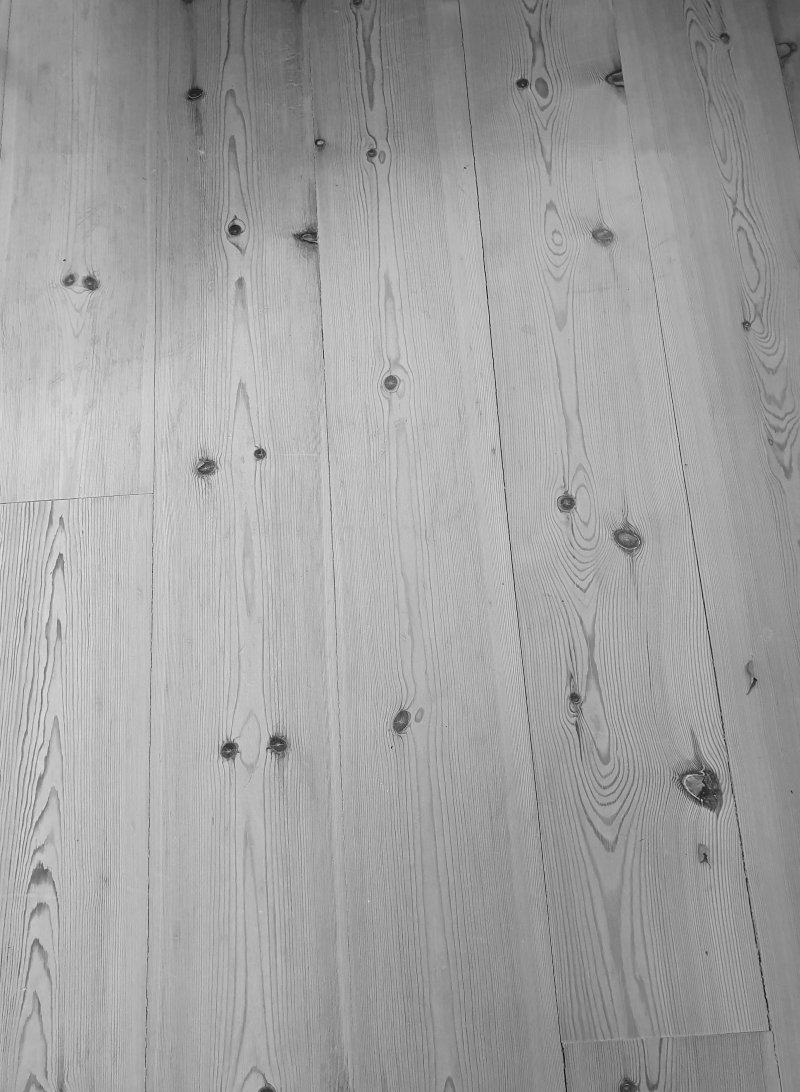
#> input picture exams/2021/spring/data/floorboards.png, 800 x 1092 px
$ python Exercise9+10.py
#> lines starting #> are read from the running program, lines starting #| are printed output that depends on the picture; after the words box and inside, x2 and y2 are one past the last pixel; in counts of white or black regions, pixels touching at a corner belong together
### Setup ###
import numpy as np
from skimage import io, segmentation, color, img_as_ubyte, measure
from skimage.color import rgb2gray
from skimage.filters.thresholding import threshold_otsu
from skimage.morphology import disk, closing, opening

in_dir = "data/"

### Q.9 ###
# Load photo floorboards.png from data folder
img = io.imread(in_dir + "floorboards.png")
#> img is the input picture: shape (1092, 800, 3); min 8, max 223, mean 161.4
img = img_as_ubyte(img)

# Apply a threshold of 100, so pixels below the threshold are set to foreground
# and the rest is set to background.
threshold = 100  # threshold_otsu(img)
print(f"Threshold value: {threshold}")
img_thresh = img < threshold
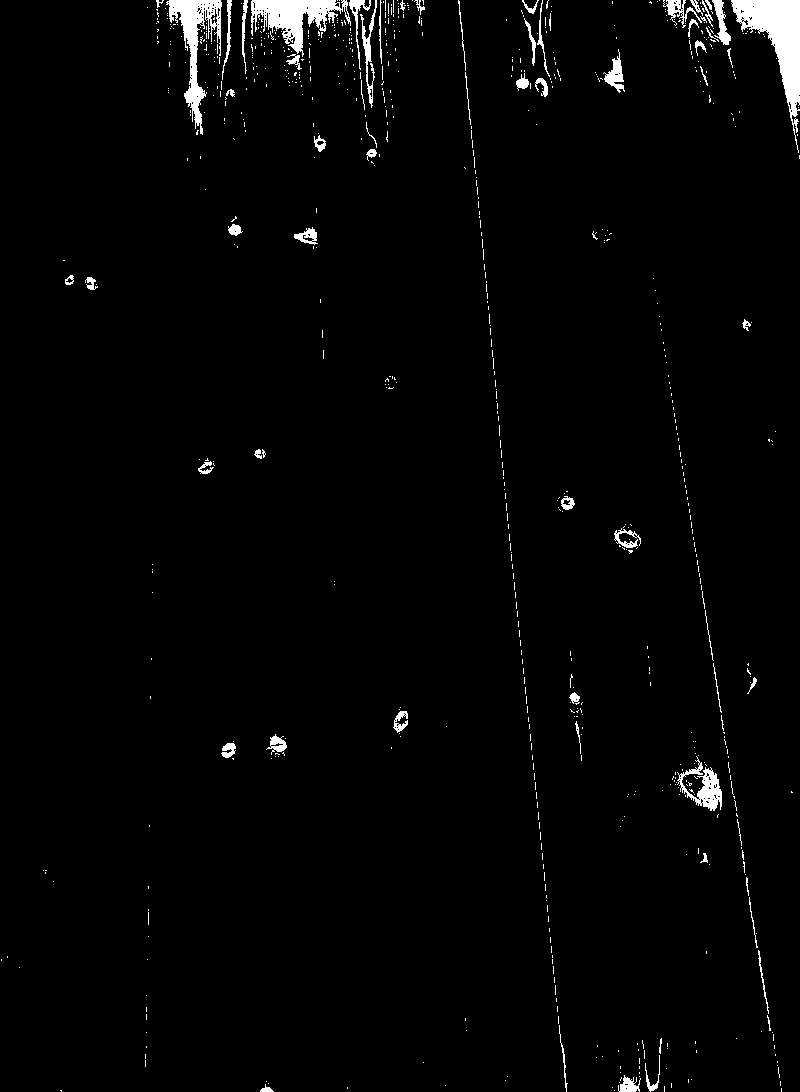
#> img_thresh: shape (1092, 800, 3) bool; 2.1% white; 799 white regions (734 under 20 px), largest, box (x1, y1, x2, y2) and area: (731, 0, 800, 153) 3631, (251, 0, 351, 57) 2451, (166, 0, 222, 135) 2268
img_thresh = img_as_ubyte(color.rgb2gray(img_thresh))

# Plot the thresholded image
io.imshow(img_thresh)
io.show()

# To remove noise a morphological closing is performed with a disk-shaped structuring
# element with radius=10
img_close = closing(img_thresh, disk(10))
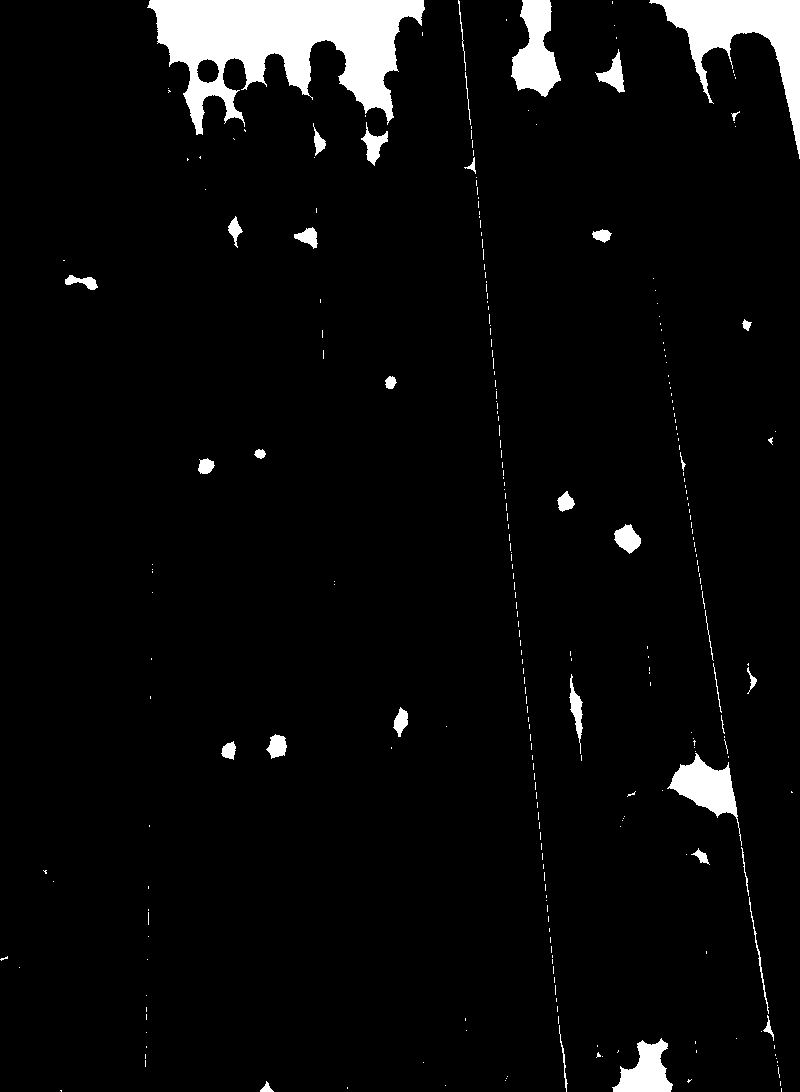
#> img_close: shape (1092, 800); 4.6% white; 287 white regions (249 under 20 px), largest, box (x1, y1, x2, y2) and area: (147, 0, 425, 135) 19252, (649, 0, 800, 159) 7323, (511, 0, 561, 97) 2889

# Then followed by a morphological opening with a disk-shaped structuring element with radius=3
img_open = opening(img_close, disk(3))
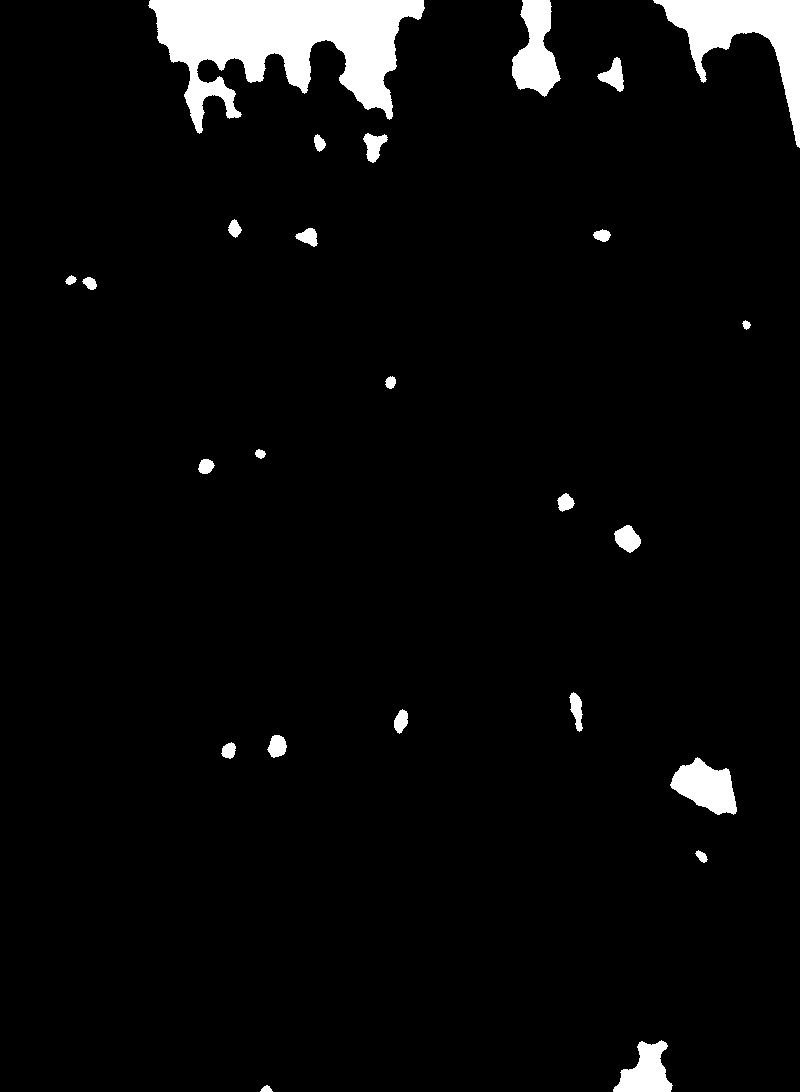
#> img_open: shape (1092, 800); 4.3% white; 25 white regions, largest, box (x1, y1, x2, y2) and area: (148, 0, 425, 134) 18980, (653, 0, 800, 148) 7156, (512, 0, 561, 97) 2865

# Finally, all BLOB's that are connected to the image border are removed
clean_border = segmentation.clear_border(img_open)
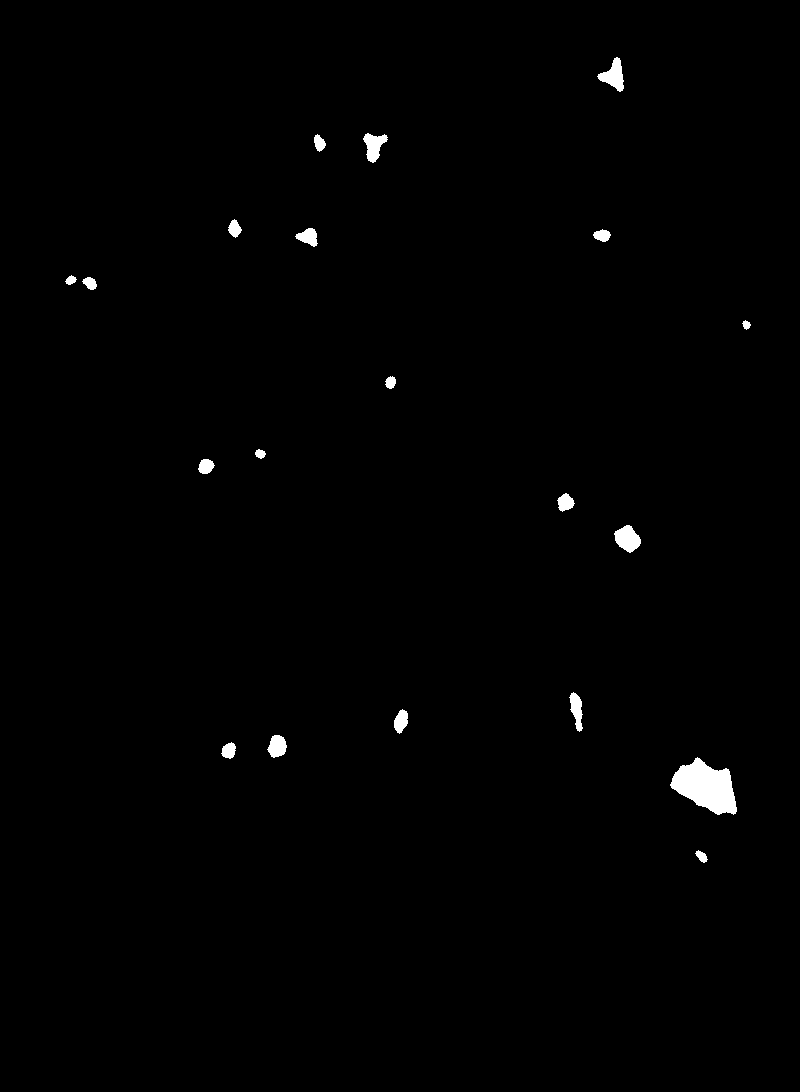
#> clean_border: shape (1092, 800); 0.74% white; 20 white regions

# How many foreground pixels are there in the cleaned image?
n_foreground = np.sum(clean_border)
#> n_foreground = 1655205
print(f"Number of foreground pixels in the cleaned image: {n_foreground}")
#| Number of foreground pixels in the cleaned image: 1655205

# Get the number of pixels that is different from 0
n_pixels = np.sum(clean_border != 0)
#> n_pixels = 6491
print(f"Number of pixels in the cleaned image: {n_pixels}")
#| Number of pixels in the cleaned image: 6491

### Q.10 ###

# Find all BLOB's using 8-connectivity
label_img = measure.label(clean_border, connectivity=2)
#> label_img: shape (1092, 800) int64; 21 distinct labels, from 0 to 20

# Compute the area of all BLOB's
props = measure.regionprops(label_img)
#> props = 20 regions; largest, box (x1, y1, x2, y2) and area: (670, 757, 737, 815) 2367, (614, 525, 641, 553) 494, (597, 57, 624, 92) 474, (363, 133, 388, 163) 418, (267, 735, 287, 758) 327
areas = [prop.area for prop in props]
#> areas = [474, 418, 140, 164, 263, 159, 74, 130, 56, 105, 76, 186, 220, 494, 323, 242, 327, 179, 2367, 94]
print(f"Areas of BLOB's: {areas}")
#| Areas of BLOB's: [474.0, 418.0, 140.0, 164.0, 263.0, 159.0, 74.0, 130.0, 56.0, 105.0, 76.0, 186.0, 220.0, 494.0, 323.0, 242.0, 327.0, 179.0, 2367.0, 94.0]

# Only keep BLOB's with an area larger than 100 pixels
large_areas = [area for area in areas if area > 100]
#> large_areas = [474, 418, 140, 164, 263, 159, 130, 105, 186, 220, 494, 323, 242, 327, 179, 2367]
print(f"Areas of BLOB's larger than 100 pixels: {large_areas}")
#| Areas of BLOB's larger than 100 pixels: [474.0, 418.0, 140.0, 164.0, 263.0, 159.0, 130.0, 105.0, 186.0, 220.0, 494.0, 323.0, 242.0, 327.0, 179.0, 2367.0]

# Compute the number of BLOB's
n_blobs = len(large_areas)
#> n_blobs = 16
print(f"Number of BLOB's larger than 100 pixels: {n_blobs}")
#| Number of BLOB's larger than 100 pixels: 16
